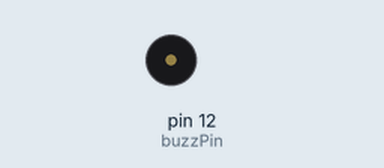
The sketch below on a simulated Arduino Uno, built with avr-gcc and run on an emulated ATmega328P. Parts: buzzer (waves = sounding).

Above: at 1.4 s.
At 14.35 s:
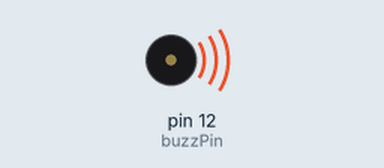
Timing chart, 0 to 16.0 s (numbered marks = the images above):
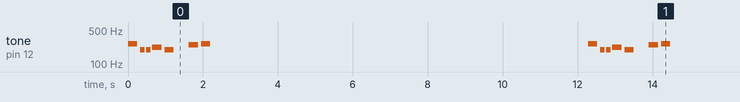

Measured:
- by itself, tone on pin 12 (buzzPin): repeats every 12.3 s: silent 0.08 s, 2 × (196 Hz 0.13 s, silent 0.04 s), 220 Hz 0.25 s, silent 0.08 s, 196 Hz 0.25 s, silent 0.40 s, 247 Hz 0.25 s, silent 0.08 s, 262 Hz 0.25 s, silent 10.1 s, 262 Hz 0.25 s

The sketch:

melody.ino
```cpp
// (licence header left out)
// Import the pitches per tone
#include "pitches.h"

// set the variable "buzzerPin" to 12
int buzzPin = 12;

// Melody notes
int melody[] = {
  NOTE_C4, NOTE_G3, NOTE_G3, NOTE_A3, NOTE_G3, 0, NOTE_B3, NOTE_C4
};

// note duration: 4 = quarter note, 8 = eighth note etc.
int noteDurations[] = {
  4, 8, 8, 4, 4, 4, 4, 4
};

void setup(void) {
  pinMode(buzzPin, OUTPUT);         //  set the buzzerPin as output
}

void loop() {
  playMelody();                     // call the "playMelody" function
  delay(10000);                     // pause 10 seconds
}

void playMelody() {

  // iterate over all notes in melody[]
  for (int i = 0; i <= 8; i++) {

    // In order to calculate the correct note length we take 1 second and divide it by the type of note
    // for example: a quarter note is 1000 / 4, an eighth note 1000 / 8 etc.
    int noteDuration = 1000 / noteDurations[i];

    // Call tone() with the current note of the melody with the calculated duration of the note.
    tone(buzzPin, melody[i], noteDuration);

    // in order to distinguish the notes, we set a minimal pause between two notes
    // it turned out the note length plus 30% works fine.
    int pauseBetweenNotes = noteDuration * 1.30;

    // pause for the calculated duration
    delay(pauseBetweenNotes);

    // stop playing the current note
    noTone(buzzPin);
  }
}
```

pitches.h
```cpp
/*************************************************
 * Public Constants
 *************************************************/

#define NOTE_B0  31
#define NOTE_C1  33
#define NOTE_CS1 35
#define NOTE_D1  37
#define NOTE_DS1 39
#define NOTE_E1  41
#define NOTE_F1  44
#define NOTE_FS1 46
#define NOTE_G1  49
#define NOTE_GS1 52
#define NOTE_A1  55
#define NOTE_AS1 58
#define NOTE_B1  62
#define NOTE_C2  65
#define NOTE_CS2 69
#define NOTE_D2  73
#define NOTE_DS2 78
#define NOTE_E2  82
#define NOTE_F2  87
#define NOTE_FS2 93
#define NOTE_G2  98
#define NOTE_GS2 104
#define NOTE_A2  110
#define NOTE_AS2 117
#define NOTE_B2  123
#define NOTE_C3  131
#define NOTE_CS3 139
#define NOTE_D3  147
#define NOTE_DS3 156
#define NOTE_E3  165
#define NOTE_F3  175
#define NOTE_FS3 185
#define NOTE_G3  196
#define NOTE_GS3 208
#define NOTE_A3  220
#define NOTE_AS3 233
#define NOTE_B3  247
#define NOTE_C4  262
#define NOTE_CS4 277
#define NOTE_D4  294
#define NOTE_DS4 311
#define NOTE_E4  330
#define NOTE_F4  349
#define NOTE_FS4 370
#define NOTE_G4  392
#define NOTE_GS4 415
#define NOTE_A4  440
#define NOTE_AS4 466
#define NOTE_B4  494
#define NOTE_C5  523
#define NOTE_CS5 554
#define NOTE_D5  587
#define NOTE_DS5 622
#define NOTE_E5  659
#define NOTE_F5  698
#define NOTE_FS5 740
#define NOTE_G5  784
#define NOTE_GS5 831
#define NOTE_A5  880
#define NOTE_AS5 932
#define NOTE_B5  988
#define NOTE_C6  1047
#define NOTE_CS6 1109
#define NOTE_D6  1175
#define NOTE_DS6 1245
#define NOTE_E6  1319
#define NOTE_F6  1397
#define NOTE_FS6 1480
#define NOTE_G6  1568
#define NOTE_GS6 1661
#define NOTE_A6  1760
#define NOTE_AS6 1865
#define NOTE_B6  1976
#define NOTE_C7  2093
#define NOTE_CS7 2217
#define NOTE_D7  2349
#define NOTE_DS7 2489
#define NOTE_E7  2637
#define NOTE_F7  2794
#define NOTE_FS7 2960
#define NOTE_G7  3136
#define NOTE_GS7 3322
#define NOTE_A7  3520
#define NOTE_AS7 3729
#define NOTE_B7  3951
#define NOTE_C8  4186
#define NOTE_CS8 4435
#define NOTE_D8  4699
#define NOTE_DS8 4978
```
